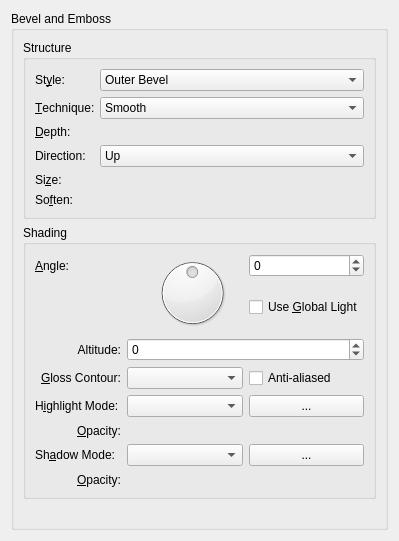
<?xml version="1.0" encoding="UTF-8"?>
<ui version="4.0">
 <class>WdgBevelAndEmboss</class>
 <widget class="QWidget" name="WdgBevelAndEmboss">
  <property name="geometry">
   <rect>
    <x>0</x>
    <y>0</y>
    <width>399</width>
    <height>541</height>
   </rect>
  </property>
  <layout class="QVBoxLayout" name="verticalLayout">
   <item>
    <widget class="QGroupBox" name="groupBox">
     <property name="title">
      <string>Bevel and Emboss</string>
     </property>
     <layout class="QVBoxLayout" name="verticalLayout_2">
      <item>
       <widget class="QGroupBox" name="groupBox_2">
        <property name="title">
         <string>Structure</string>
        </property>
        <layout class="QFormLayout" name="formLayout">
         <item row="0" column="0">
          <widget class="QLabel" name="label">
           <property name="text">
            <string>St&amp;yle:</string>
           </property>
           <property name="buddy">
            <cstring>cmbStyle</cstring>
           </property>
          </widget>
         </item>
         <item row="0" column="1">
          <widget class="QComboBox" name="cmbStyle">
           <property name="sizePolicy">
            <sizepolicy hsizetype="Expanding" vsizetype="Fixed">
             <horstretch>0</horstretch>
             <verstretch>0</verstretch>
            </sizepolicy>
           </property>
           <item>
            <property name="text">
             <string>Outer Bevel</string>
            </property>
           </item>
           <item>
            <property name="text">
             <string>Inner Bevel</string>
            </property>
           </item>
           <item>
            <property name="text">
             <string comment="@item:inlistbox Bevel/emboss style">Emboss</string>
            </property>
           </item>
           <item>
            <property name="text">
             <string>Pillow Emboss</string>
            </property>
           </item>
           <item>
            <property name="text">
             <string>Stroke Emboss</string>
            </property>
           </item>
          </widget>
         </item>
         <item row="1" column="0">
          <widget class="QLabel" name="label_2">
           <property name="text">
            <string>&amp;Technique:</string>
           </property>
           <property name="buddy">
            <cstring>cmbTechnique</cstring>
           </property>
          </widget>
         </item>
         <item row="1" column="1">
          <widget class="QComboBox" name="cmbTechnique">
           <property name="sizePolicy">
            <sizepolicy hsizetype="Expanding" vsizetype="Fixed">
             <horstretch>0</horstretch>
             <verstretch>0</verstretch>
            </sizepolicy>
           </property>
           <item>
            <property name="text">
             <string>Smooth</string>
            </property>
           </item>
           <item>
            <property name="text">
             <string>Chisel Hard</string>
            </property>
           </item>
           <item>
            <property name="text">
             <string>Chisel Soft</string>
            </property>
           </item>
          </widget>
         </item>
         <item row="2" column="0">
          <widget class="QLabel" name="label_3">
           <property name="text">
            <string>&amp;Depth:</string>
           </property>
           <property name="buddy">
            <cstring>intDepth</cstring>
           </property>
          </widget>
         </item>
         <item row="2" column="1">
          <widget class="KisSliderSpinBox" name="intDepth" native="true">
           <property name="sizePolicy">
            <sizepolicy hsizetype="Expanding" vsizetype="Preferred">
             <horstretch>0</horstretch>
             <verstretch>0</verstretch>
            </sizepolicy>
           </property>
          </widget>
         </item>
         <item row="3" column="0">
          <widget class="QLabel" name="label_4">
           <property name="text">
            <string comment="@label:listbox Bevel direction">Direction:</string>
           </property>
          </widget>
         </item>
         <item row="3" column="1">
          <widget class="QComboBox" name="cmbDirection">
           <property name="sizePolicy">
            <sizepolicy hsizetype="Expanding" vsizetype="Fixed">
             <horstretch>0</horstretch>
             <verstretch>0</verstretch>
            </sizepolicy>
           </property>
           <item>
            <property name="text">
             <string comment="@item:inlistbox Bevel direction">Up</string>
            </property>
           </item>
           <item>
            <property name="text">
             <string comment="@item:inlistbox Bevel direction">Down</string>
            </property>
           </item>
          </widget>
         </item>
         <item row="4" column="0">
          <widget class="QLabel" name="label_5">
           <property name="text">
            <string>Si&amp;ze:</string>
           </property>
           <property name="buddy">
            <cstring>intSize</cstring>
           </property>
          </widget>
         </item>
         <item row="4" column="1">
          <widget class="KisSliderSpinBox" name="intSize" native="true">
           <property name="sizePolicy">
            <sizepolicy hsizetype="Expanding" vsizetype="Preferred">
             <horstretch>0</horstretch>
             <verstretch>0</verstretch>
            </sizepolicy>
           </property>
          </widget>
         </item>
         <item row="5" column="0">
          <widget class="QLabel" name="label_6">
           <property name="text">
            <string>So&amp;ften:</string>
           </property>
           <property name="buddy">
            <cstring>intSoften</cstring>
           </property>
          </widget>
         </item>
         <item row="5" column="1">
          <widget class="KisSliderSpinBox" name="intSoften" native="true">
           <property name="sizePolicy">
            <sizepolicy hsizetype="Expanding" vsizetype="Preferred">
             <horstretch>0</horstretch>
             <verstretch>0</verstretch>
            </sizepolicy>
           </property>
          </widget>
         </item>
        </layout>
       </widget>
      </item>
      <item>
       <widget class="QGroupBox" name="groupBox_3">
        <property name="title">
         <string>Shading</string>
        </property>
        <layout class="QGridLayout" name="gridLayout_3">
         <item row="0" column="0" colspan="3">
          <layout class="QGridLayout" name="gridLayout">
           <item row="0" column="0">
            <widget class="QLabel" name="label_7">
             <property name="text">
              <string>&amp;Angle:</string>
             </property>
             <property name="buddy">
              <cstring>dialAngle</cstring>
             </property>
            </widget>
           </item>
           <item row="0" column="1" rowspan="2">
            <widget class="QDial" name="dialAngle">
             <property name="toolTip">
              <string>Set the angle of the light source</string>
             </property>
             <property name="minimum">
              <number>-179</number>
             </property>
             <property name="maximum">
              <number>180</number>
             </property>
             <property name="wrapping">
              <bool>true</bool>
             </property>
            </widget>
           </item>
           <item row="0" column="2">
            <widget class="KisIntParseSpinBox" name="intAngle">
             <property name="minimum">
              <number>-179</number>
             </property>
             <property name="maximum">
              <number>180</number>
             </property>
            </widget>
           </item>
           <item row="1" column="0">
            <spacer name="verticalSpacer">
             <property name="orientation">
              <enum>Qt::Vertical</enum>
             </property>
             <property name="sizeHint" stdset="0">
              <size>
               <width>20</width>
               <height>18</height>
              </size>
             </property>
            </spacer>
           </item>
           <item row="1" column="2">
            <widget class="QCheckBox" name="chkUseGlobalLight">
             <property name="text">
              <string>Use &amp;Global Light</string>
             </property>
            </widget>
           </item>
          </layout>
         </item>
         <item row="1" column="2">
          <widget class="KisIntParseSpinBox" name="intAltitude">
           <property name="minimum">
            <number>-179</number>
           </property>
           <property name="maximum">
            <number>180</number>
           </property>
          </widget>
         </item>
         <item row="2" column="1">
          <widget class="QLabel" name="label_9">
           <property name="text">
            <string>&amp;Gloss Contour:</string>
           </property>
           <property name="buddy">
            <cstring>cmbContour</cstring>
           </property>
          </widget>
         </item>
         <item row="2" column="2">
          <layout class="QHBoxLayout" name="horizontalLayout_2">
           <item>
            <widget class="QComboBox" name="cmbContour"/>
           </item>
           <item>
            <widget class="QCheckBox" name="chkAntiAliased">
             <property name="text">
              <string>Anti-aliased</string>
             </property>
            </widget>
           </item>
          </layout>
         </item>
         <item row="3" column="0" colspan="2">
          <widget class="QLabel" name="label_10">
           <property name="text">
            <string>H&amp;ighlight Mode:</string>
           </property>
           <property name="buddy">
            <cstring>cmbHighlightMode</cstring>
           </property>
          </widget>
         </item>
         <item row="3" column="2">
          <layout class="QHBoxLayout" name="horizontalLayout">
           <item>
            <widget class="KisCompositeOpComboBox" name="cmbHighlightMode">
             <property name="toolTip">
              <string>Set the blend mode for the layer</string>
             </property>
            </widget>
           </item>
           <item>
            <widget class="KColorButton" name="bnHighlightColor">
             <property name="text">
              <string>...</string>
             </property>
            </widget>
           </item>
          </layout>
         </item>
         <item row="4" column="0" colspan="2">
          <widget class="QLabel" name="label_14">
           <property name="text">
            <string>&amp;Opacity:</string>
           </property>
           <property name="alignment">
            <set>Qt::AlignRight|Qt::AlignTrailing|Qt::AlignVCenter</set>
           </property>
           <property name="buddy">
            <cstring>intOpacity</cstring>
           </property>
          </widget>
         </item>
         <item row="4" column="2">
          <widget class="KisSliderSpinBox" name="intOpacity" native="true">
           <property name="sizePolicy">
            <sizepolicy hsizetype="Expanding" vsizetype="Minimum">
             <horstretch>0</horstretch>
             <verstretch>0</verstretch>
            </sizepolicy>
           </property>
           <property name="minimumSize">
            <size>
             <width>10</width>
             <height>15</height>
            </size>
           </property>
           <property name="toolTip">
            <string>Set the master opacity for the layer</string>
           </property>
           <property name="whatsThis">
            <string>Adjust the transparency of the layer</string>
           </property>
          </widget>
         </item>
         <item row="5" column="2">
          <layout class="QHBoxLayout" name="horizontalLayout_3">
           <item>
            <widget class="KisCompositeOpComboBox" name="cmbShadowMode">
             <property name="toolTip">
              <string>Set the blend mode for the layer</string>
             </property>
            </widget>
           </item>
           <item>
            <widget class="KColorButton" name="bnShadowColor">
             <property name="text">
              <string>...</string>
             </property>
            </widget>
           </item>
          </layout>
         </item>
         <item row="6" column="0" colspan="2">
          <widget class="QLabel" name="label_15">
           <property name="text">
            <string>&amp;Opacity:</string>
           </property>
           <property name="alignment">
            <set>Qt::AlignRight|Qt::AlignTrailing|Qt::AlignVCenter</set>
           </property>
           <property name="buddy">
            <cstring>intOpacity2</cstring>
           </property>
          </widget>
         </item>
         <item row="6" column="2">
          <widget class="KisSliderSpinBox" name="intOpacity2" native="true">
           <property name="sizePolicy">
            <sizepolicy hsizetype="Expanding" vsizetype="Minimum">
             <horstretch>0</horstretch>
             <verstretch>0</verstretch>
            </sizepolicy>
           </property>
           <property name="minimumSize">
            <size>
             <width>10</width>
             <height>15</height>
            </size>
           </property>
           <property name="toolTip">
            <string>Set the master opacity for the layer</string>
           </property>
           <property name="whatsThis">
            <string>Adjust the transparency of the layer</string>
           </property>
          </widget>
         </item>
         <item row="1" column="0" colspan="2">
          <widget class="QLabel" name="label_8">
           <property name="text">
            <string>Altitude:</string>
           </property>
           <property name="alignment">
            <set>Qt::AlignRight|Qt::AlignTrailing|Qt::AlignVCenter</set>
           </property>
           <property name="buddy">
            <cstring>dialAngle</cstring>
           </property>
          </widget>
         </item>
         <item row="5" column="0" colspan="2">
          <widget class="QLabel" name="label_11">
           <property name="text">
            <string>Sh&amp;adow Mode:</string>
           </property>
           <property name="buddy">
            <cstring>cmbShadowMode</cstring>
           </property>
          </widget>
         </item>
        </layout>
       </widget>
      </item>
      <item>
       <spacer name="verticalSpacer_2">
        <property name="orientation">
         <enum>Qt::Vertical</enum>
        </property>
        <property name="sizeHint" stdset="0">
         <size>
          <width>20</width>
          <height>40</height>
         </size>
        </property>
       </spacer>
      </item>
     </layout>
    </widget>
   </item>
  </layout>
 </widget>
 <customwidgets>
  <customwidget>
   <class>KisIntParseSpinBox</class>
   <extends>QSpinBox</extends>
   <header>kis_intparsespinbox.h</header>
  </customwidget>
  <customwidget>
   <class>KisSliderSpinBox</class>
   <extends>QWidget</extends>
   <header location="global">kis_slider_spin_box.h</header>
   <container>1</container>
  </customwidget>
  <customwidget>
   <class>KColorButton</class>
   <extends>QPushButton</extends>
   <header>kcolorbutton.h</header>
   <container>1</container>
  </customwidget>
  <customwidget>
   <class>KisCompositeOpComboBox</class>
   <extends>QComboBox</extends>
   <header location="global">kis_cmb_composite.h</header>
  </customwidget>
 </customwidgets>
 <resources/>
 <connections/>
</ui>
